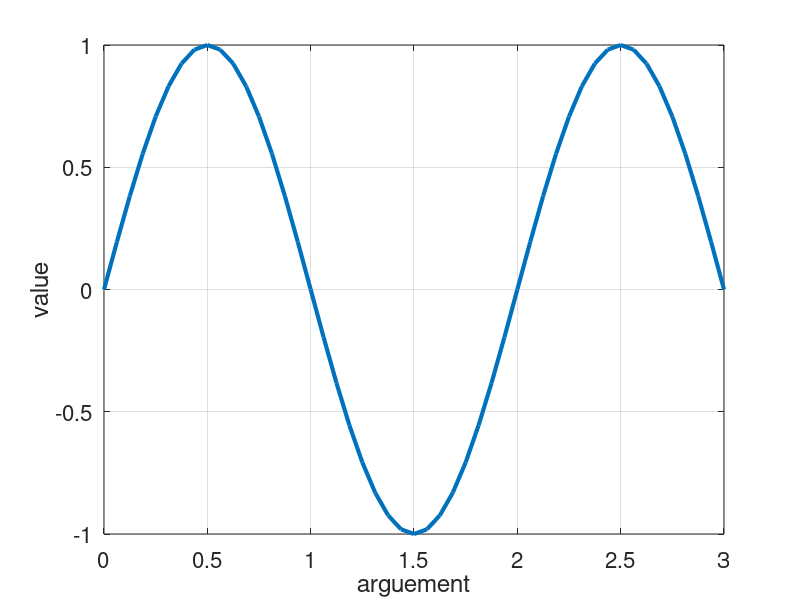

Write MATLAB code to recreate this figure.
clear;
close all;
clc;

set(groot,'defaultLineLineWidth',3);
set(groot,'defaultAxesFontSize',16);
set(groot,'defaultLineMarkerSize',12);

x = 0:pi/16:3*pi;
y = sin(x);

figure;
plot(x/pi,y);
xlabel('arguement');
ylabel('value');
grid on;